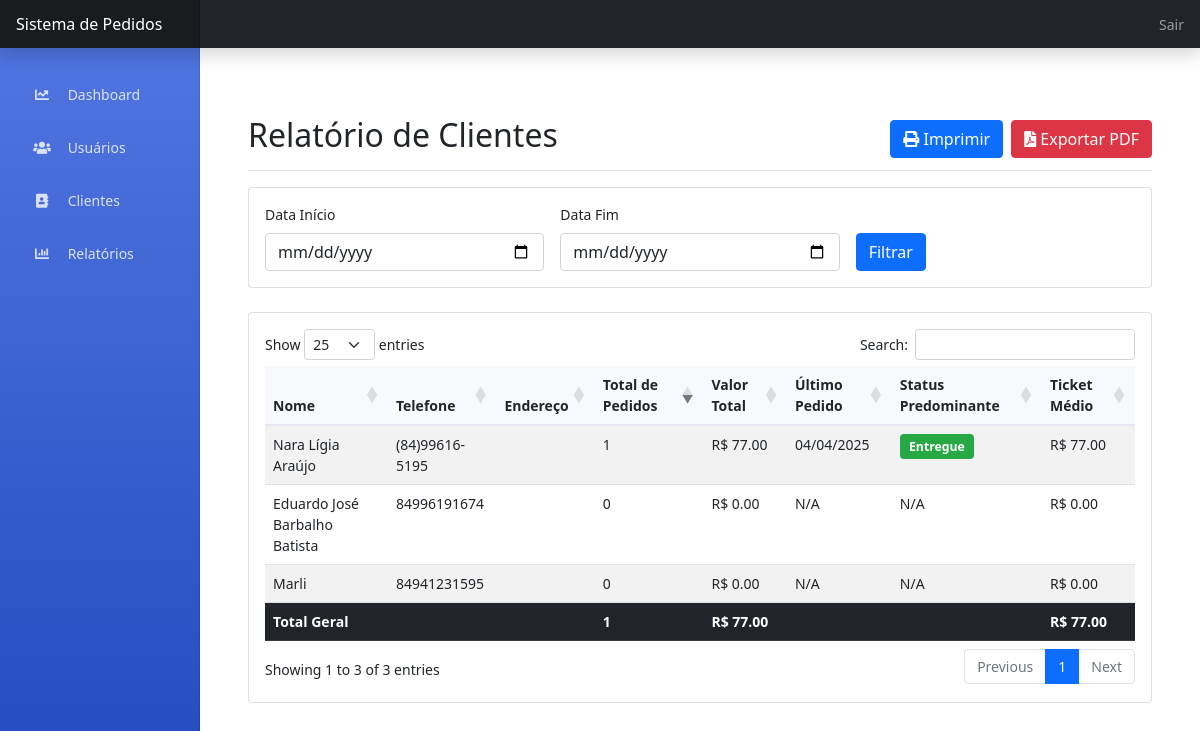
/admin/relatorios/clientes (signed in), run on the app's committed database.
### app.py (models this page shows)
class Cliente(db.Model):
    id = db.Column(db.Integer, primary_key=True)
    nome = db.Column(db.String(100), nullable=False)
    email = db.Column(db.String(120))
    telefone = db.Column(db.String(20))
    endereco = db.Column(db.Text)
    pedidos = db.relationship('Pedido', backref='cliente', lazy=True)

### app.py (the view)
@app.route('/admin/relatorios/clientes')
@login_required
def admin_relatorio_clientes():
    if current_user.tipo != 'admin':
        flash('Acesso não autorizado.', 'danger')
        return redirect(url_for('index'))
    data_inicio = request.args.get('data_inicio')
    data_fim = request.args.get('data_fim')
    query = db.session.query(
        Cliente,
        func.count(Pedido.id).label('total_pedidos'),
        func.sum(Pedido.valor_total).label('valor_total'),
        func.max(Pedido.data_pedido).label('ultimo_pedido')
    ).outerjoin(Pedido)
    if data_inicio:
        data_inicio = datetime.strptime(data_inicio, '%Y-%m-%d')
        query = query.filter(Pedido.data_pedido >= data_inicio)
    if data_fim:
        data_fim = datetime.strptime(data_fim, '%Y-%m-%d')
        query = query.filter(Pedido.data_pedido <= data_fim)
    resultados = query.group_by(Cliente.id).all()
    clientes_data = []
    total_pedidos = 0
    total_valor = 0
    for cliente, total_ped, valor_total, ultimo_pedido in resultados:
        status_query = db.session.query(
            Pedido.status,
            func.count(Pedido.status).label('count')
        ).filter(
            Pedido.cliente_id == cliente.id
        ).group_by(Pedido.status).order_by(text('count DESC')).first()
        status_predominante = status_query[0] if status_query else None
        valor_total = valor_total or 0
        ticket_medio = valor_total / total_ped if total_ped > 0 else 0
        cliente_dict = {
            'nome': cliente.nome,
            'telefone': cliente.telefone,
            'total_pedidos': total_ped,
            'valor_total': valor_total,
            'ultimo_pedido': ultimo_pedido,
            'status_predominante': status_predominante,
            'ticket_medio': ticket_medio
        }
        clientes_data.append(cliente_dict)
        total_pedidos += total_ped
        total_valor += valor_total
    ticket_medio_geral = total_valor / total_pedidos if total_pedidos > 0 else 0
    return render_template(
        'admin/relatorio_clientes.html',
        clientes=clientes_data,
        total_pedidos=total_pedidos,
        total_valor=total_valor,
        ticket_medio_geral=ticket_medio_geral
    )

### app.py (called while the page is built)
@login_manager.user_loader
def load_user(user_id):
    return Usuario.query.get(int(user_id))

### templates/admin/relatorio_clientes.html (shortened to what this page needs)
{% extends "base.html" %}
{% block content %}
<div class="container-fluid">
    <div class="d-flex justify-content-between flex-wrap flex-md-nowrap align-items-center pt-3 pb-2 mb-3 border-bottom">
        <h1 class="h2">Relatório de Clientes</h1>
        <div class="btn-toolbar mb-2 mb-md-0">
            <button onclick="window.print()" class="btn btn-primary me-2">
                <i class="fas fa-print"></i> Imprimir
            </button>
            <a href="{{ url_for('exportar_relatorio_clientes_pdf') }}" class="btn btn-danger">
                <i class="fas fa-file-pdf"></i> Exportar PDF
            </a>
        </div>
    </div>
    <div class="card mb-4">
        <div class="card-body">
            <form method="GET" class="row g-3">
                <div class="col-md-4">
                    <label for="data_inicio" class="form-label">Data Início</label>
                    <input type="date" class="form-control" id="data_inicio" name="data_inicio" value="{{ request.args.get('data_inicio', '') }}">
                </div>
                <div class="col-md-4">
                    <label for="data_fim" class="form-label">Data Fim</label>
                    <input type="date" class="form-control" id="data_fim" name="data_fim" value="{{ request.args.get('data_fim', '') }}">
                </div>
                <div class="col-md-4 d-flex align-items-end">
                    <button type="submit" class="btn btn-primary">Filtrar</button>
                </div>
            </form>
        </div>
    </div>
    <div class="card">
        <div class="card-body">
            <div class="table-responsive">
                <table class="table table-striped" id="tabelaClientes">
                    <thead>
                        <tr>
                            <th>Nome</th>
                            <th>Telefone</th>
                            <th>Endereço</th>
                            <th>Total de Pedidos</th>
                            <th>Valor Total</th>
                            <th>Último Pedido</th>
                            <th>Status Predominante</th>
                            <th>Ticket Médio</th>
                        </tr>
                    </thead>
                    <tbody>
                        {% for cliente in clientes %}
                        <tr>
                            <td>{{ cliente.nome }}</td>
                            <td>{{ cliente.telefone }}</td>
                            <td>{{ cliente.endereco }}</td>
                            <td>{{ cliente.total_pedidos }}</td>
                            <td>R$ {{ "%.2f"|format(cliente.valor_total) }}</td>
                            <td>{{ cliente.ultimo_pedido.strftime('%d/%m/%Y') if cliente.ultimo_pedido else 'N/A' }}</td>
                            <td>
                                {% if cliente.status_predominante %}
                                <span class="badge bg-{{ cliente.status_predominante|lower|replace(' ', '-') }}">
                                    {{ cliente.status_predominante }}
                                </span>
                                {% else %}
                                N/A
                                {% endif %}
                            </td>
                            <td>R$ {{ "%.2f"|format(cliente.ticket_medio) }}</td>
                        </tr>
                        {% endfor %}
                    </tbody>
                    <tfoot>
                        <tr class="table-dark">
                            <td colspan="3"><strong>Total Geral</strong></td>
                            <td><strong>{{ total_pedidos }}</strong></td>
                            <td><strong>R$ {{ "%.2f"|format(total_valor) }}</strong></td>
                            <td colspan="2"></td>
                            <td><strong>R$ {{ "%.2f"|format(ticket_medio_geral) }}</strong></td>
                        </tr>
                    </tfoot>
                </table>
            </div>
        </div>
    </div>
</div>
{% endblock %}

### templates/base.html (style rules this page uses)
body { font-size: .875rem; }
.container-fluid { padding-top: 1.5rem; }
.d-flex.justify-content-between { margin-top: 20px; margin-bottom: 30px; padding: 15px 0; }
.badge { padding: 0.5em 0.75em; border-radius: 0.25rem; font-size: 0.875em; }
.bg-entregue { background-color: #28a745 !important; color: #fff !important; }
.table th { background-color: #f8f9fc; border-bottom: 2px solid #e3e6f0; }

### data on the page
Cliente: nome "Nara Lígia Araújo", telefone "(84)99616-5195", total_pedidos "1", valor_total "77.00", ultimo_pedido "04/04/2025", status_predominante "Entregue", ticket_medio "77.00"
Cliente: nome "Eduardo José Barbalho Batista", telefone "84996191674", total_pedidos "0", valor_total "0.00", ultimo_pedido "N/A", ticket_medio "0.00"
Cliente: nome "Marli", telefone "84941231595", total_pedidos "0", valor_total "0.00", ultimo_pedido "N/A", ticket_medio "0.00"

### other printed values
{{ total_pedidos }} "1"
{{ "%.2f"|format(total_valor) }} "77.00"
{{ "%.2f"|format(ticket_medio_geral) }} "77.00"
